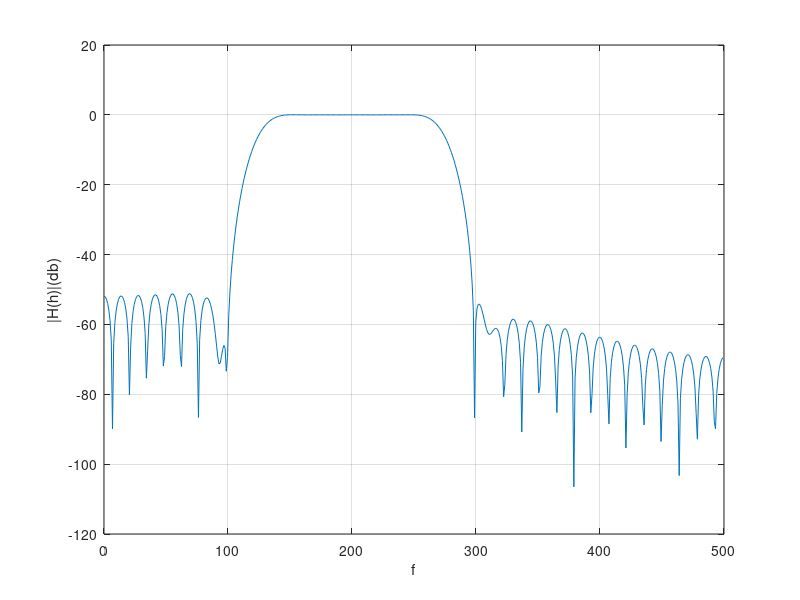

MATLAB code for this plot:
t=cputime
Fs=1000;
FN=Fs/2;
N=73;
beta=5.65;
fc1=125/FN;
fc2=275/FN;
fc=[fc1 fc2];
hn=fir1(N-1,fc,hamming(N));
[H f]=freqz(hn,1,512,Fs);
mag=20*log10(abs(H));
plot(f,mag);
grid on
xlabel('f');
ylabel('|H(h)|(db)')
cputime-t